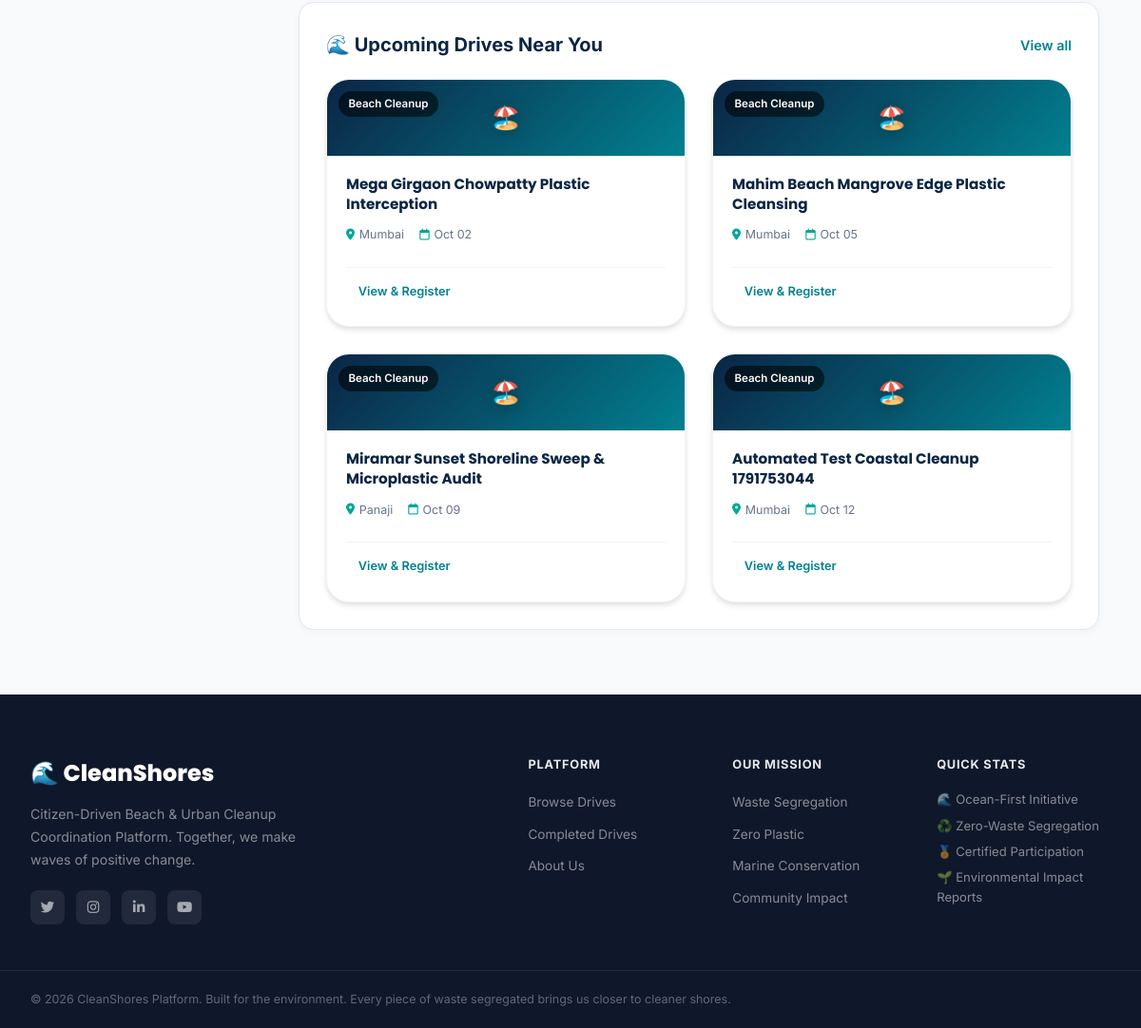
The app's page /volunteer/dashboard (signed in, lower part), older data.
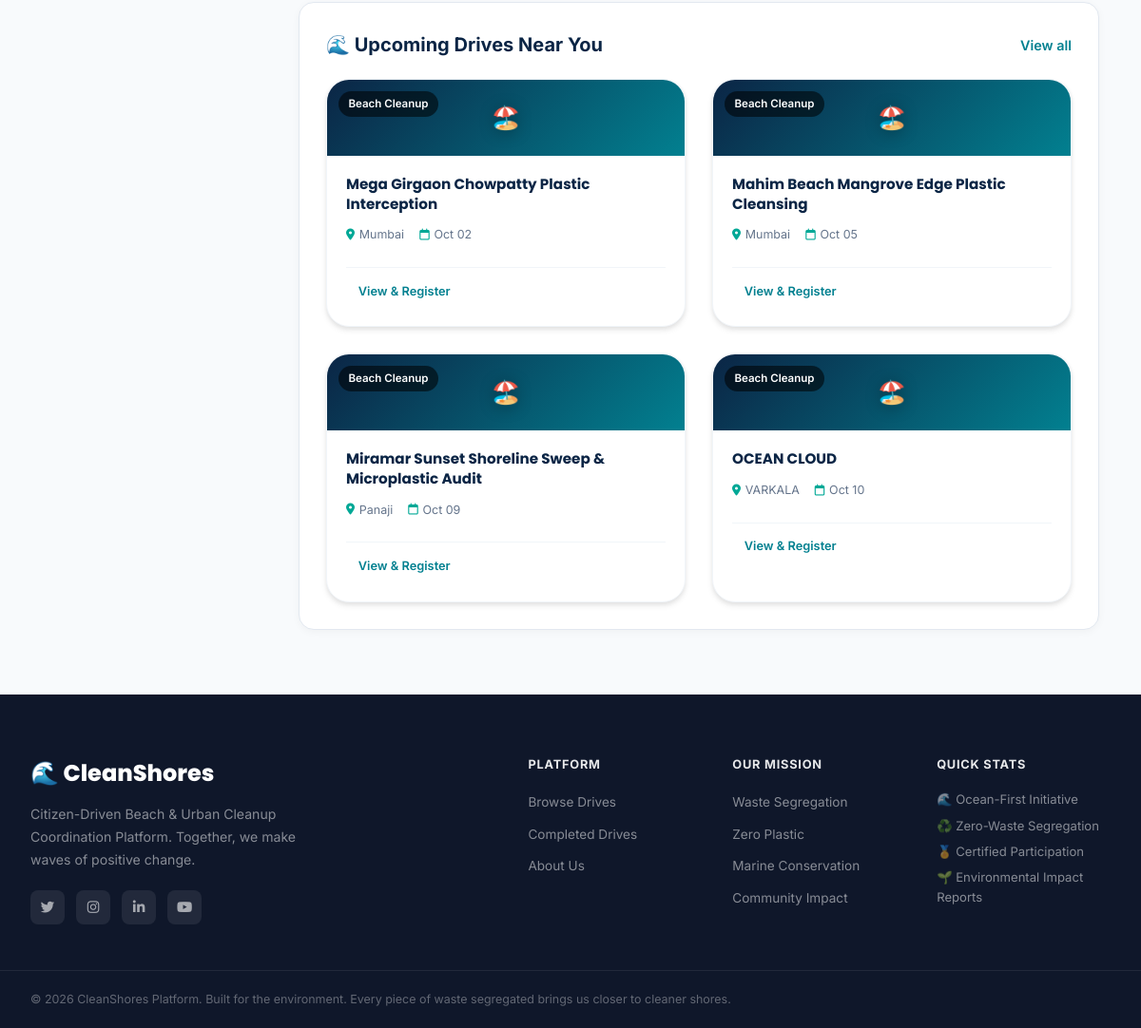
The same page, newer data.
### models/drive.py (models this page shows, shortened)
class Drive(db.Model):
    __tablename__ = 'drives'
    id = db.Column(db.Integer, primary_key=True)
    organizer_id = db.Column(db.Integer, db.ForeignKey('users.id', ondelete='CASCADE'), nullable=False)
    title = db.Column(db.String(200), nullable=False)
    category = db.Column(db.String(80), nullable=False, default='Beach Cleanup')
    description = db.Column(db.Text, nullable=False)
    location_name = db.Column(db.String(150), nullable=False)
    address = db.Column(db.String(250), nullable=False)
    city = db.Column(db.String(100), nullable=False, default='Mumbai')
    state = db.Column(db.String(100), nullable=True, default='Maharashtra')
    latitude = db.Column(db.Float, nullable=True, default=18.9220)
    longitude = db.Column(db.Float, nullable=True, default=72.8347)
    meeting_point = db.Column(db.String(200), nullable=True)
    start_datetime = db.Column(db.DateTime, nullable=False)
    end_datetime = db.Column(db.DateTime, nullable=False)
    max_volunteers = db.Column(db.Integer, nullable=False, default=50)
    supplies_provided = db.Column(db.Text, nullable=True)
    supplies_needed = db.Column(db.Text, nullable=True)
    safety_guidelines = db.Column(db.Text, nullable=True)
    waste_segregation_plan = db.Column(db.Text, nullable=True)
    banner_image = db.Column(db.String(255), nullable=True)
    status = db.Column(db.String(20), default='upcoming')  # 'upcoming', 'in_progress', 'completed', 'cancelled'
    created_at = db.Column(db.DateTime, default=datetime.utcnow)
    participations = db.relationship('Participation', backref='drive', lazy='dynamic', cascade='all, delete-orphan')
    report = db.relationship('DriveReport', backref='drive', uselist=False, cascade='all, delete-orphan')
    photos = db.relationship('DrivePhoto', backref='drive', lazy='dynamic', cascade='all, delete-orphan')
    qa_messages = db.relationship('Message', backref='drive', lazy='dynamic', cascade='all, delete-orphan')

### routes/volunteer.py (the view)
@volunteer_bp.route('/dashboard')
@volunteer_only
def dashboard():
    user = get_current_user()
    participations = Participation.query.filter_by(volunteer_id=user.id).order_by(
        Participation.registered_at.desc()).limit(5).all()
    total_registered = Participation.query.filter_by(volunteer_id=user.id).filter(
        Participation.status != 'cancelled').count()
    total_attended = Participation.query.filter_by(volunteer_id=user.id, status='attended').count()
    upcoming_drives = Participation.query.filter_by(
        volunteer_id=user.id, status='confirmed').count() + \
        Participation.query.filter_by(volunteer_id=user.id, status='registered').count()
    recent_notifications = Notification.query.filter_by(user_id=user.id, is_read=False).order_by(
        Notification.created_at.desc()).limit(5).all()
    recent_drives = Drive.query.filter_by(status='upcoming').order_by(Drive.start_datetime.asc()).limit(4).all()
    return render_template('volunteer/dashboard.html',
                           user=user,
                           participations=participations,
                           total_registered=total_registered,
                           total_attended=total_attended,
                           upcoming_drives=upcoming_drives,
                           recent_notifications=recent_notifications,
                           recent_drives=recent_drives)

### models/user.py (called while the page is built, shortened)
    @property
    def is_verified(self):
        if self.role in ('admin', 'organizer'):
            return True
        return False

    @property
    def total_attended_drives(self):
        return self.participations.filter_by(status='attended').count()

    @property
    def total_volunteer_hours(self):
        attended = self.participations.filter_by(status='attended').all()
        hours = 0
        for p in attended:
            if p.drive:
                duration = (p.drive.end_datetime - p.drive.start_datetime).total_seconds() / 3600.0
                hours += max(1.0, round(duration, 1))
        return round(hours, 1)

    @property
    def badges(self):
        earned = []
        attended_count = self.total_attended_drives
        if attended_count >= 1:
            earned.append({
                'name': 'Pioneer Scout',
                'desc': 'Participated in your first CleanShores cleanup drive!',
                'icon': 'fa-solid fa-seedling',
                'color': '#02C39A'
            })
        return earned

### routes/auth.py (called while the page is built)
def get_current_user():
    if 'user_id' in session:
        return User.query.get(session['user_id'])
    return None

### templates/volunteer/dashboard.html (shortened to what this page needs)
{% extends "base.html" %}
{% block body_class %}dashboard-page{% endblock %}
{% block content %}
<div class="dashboard-layout">
    <div class="dashboard-main">
        <div class="dashboard-section">
            <div class="section-row-header">
                <h2>🌊 Upcoming Drives Near You</h2>
                <a href="{{ url_for('drives.browse_drives') }}" class="section-see-all">View all</a>
            </div>
            <div class="drives-grid drives-grid-compact">
                {% for drive in recent_drives %}
                <div class="drive-card drive-card-compact">
                    <div class="drive-card-banner" style="background:linear-gradient(135deg, #0B2545, #028090); height:80px;">
                        <div class="drive-banner-icon" style="font-size:1.5rem;">{{ {'Beach Cleanup':'🏖️','Urban Cleanup':'🏙️','River Cleanup':'🌊','Park Cleanup':'🌳'}.get(drive.category,'🌿') }}</div>
                        <div class="drive-category-tag">{{ drive.category }}</div>
                    </div>
                    <div class="drive-card-body">
                        <h3 class="drive-title" style="font-size:0.95rem;">{{ drive.title }}</h3>
                        <div class="drive-meta">
                            <span><i class="fa-solid fa-location-dot"></i> {{ drive.city }}</span>
                            <span><i class="fa-regular fa-calendar"></i> {{ drive.start_datetime.strftime('%b %d') }}</span>
                        </div>
                        <div class="drive-card-footer" style="margin-top:0.75rem;">
                            <a href="{{ url_for('drives.drive_detail', drive_id=drive.id) }}" class="btn-drive-detail" style="font-size:0.8rem; padding:0.4rem 0.8rem;">View & Register</a>
                        </div>
                    </div>
                </div>
                {% endfor %}
            </div>
        </div>
    </div>
</div>
{% endblock %}

Row changes from the older to the newer data that the page shows:
no longer on this page (row unchanged): Drive: category "🏖️", category "Beach Cleanup", title "Automated Test Coastal Cleanup 1791753044", city "Mumbai", start_datetime "Oct 12"
added Drive: category "🏖️", category "Beach Cleanup", title "OCEAN CLOUD", city "VARKALA", start_datetime "Oct 10"
